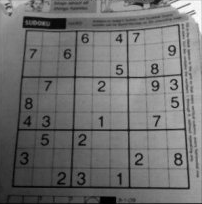
#> input picture adaptiveThresholding/sudoku.png, 202 x 204 px
$ python adaThresholding.py
#> lines starting #> are read from the running program, lines starting #| are printed output that depends on the picture; after the words box and inside, x2 and y2 are one past the last pixel; in counts of white or black regions, pixels touching at a corner belong together
import cv2
import numpy
from matplotlib import pyplot

img = cv2.imread('sudoku.png', 0)
#> img is the input picture: shape (204, 202); min 0, max 255, mean 111.8
#img = cv2.medianBlur(img, 5)
img = cv2.GaussianBlur(img, (3, 3), 0)
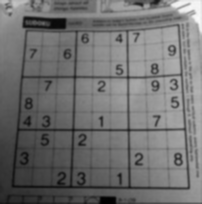
#> img: shape (204, 202); min 0, max 250, mean 111.9

ret, th1 = cv2.threshold(img, 127, 255, cv2.THRESH_BINARY)
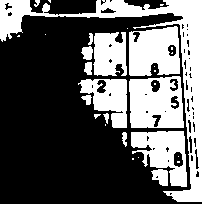
#> th1: shape (204, 202); 37.2% white; 30 white regions (15 under 20 px), largest, box (x1, y1, x2, y2) and area: (0, 0, 202, 202) 5684, (129, 76, 184, 128) 2363, (129, 26, 180, 76) 2105
th2 = cv2.adaptiveThreshold(img, 255, cv2.ADAPTIVE_THRESH_MEAN_C,
                            cv2.THRESH_BINARY, 11, 2)
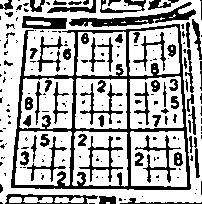
#> th2: shape (204, 202); 68.9% white; 191 black regions (123 under 20 px), largest, box (x1, y1, x2, y2) and area: (11, 24, 191, 190) 4253, (69, 2, 196, 27) 951, (5, 194, 98, 204) 404
th3 = cv2.adaptiveThreshold(img, 255, cv2.ADAPTIVE_THRESH_GAUSSIAN_C,
                            cv2.THRESH_BINARY, 11, 2)
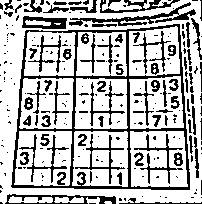
#> th3: shape (204, 202); 72.1% white; black in thin lines or dots

titles = ['Oritinal Image', 'Global Thresholding (v=127)',
         'Adaptive Mean Thresholding', 'Adaptive Gaussian Thresholding']
images = [img, th1, th2, th3]

for i in range(4):
    pyplot.subplot(2, 2, i+1), pyplot.imshow(images[i], 'gray')
    pyplot.title(titles[i])
    pyplot.xticks([]), pyplot.yticks([])

pyplot.show()
